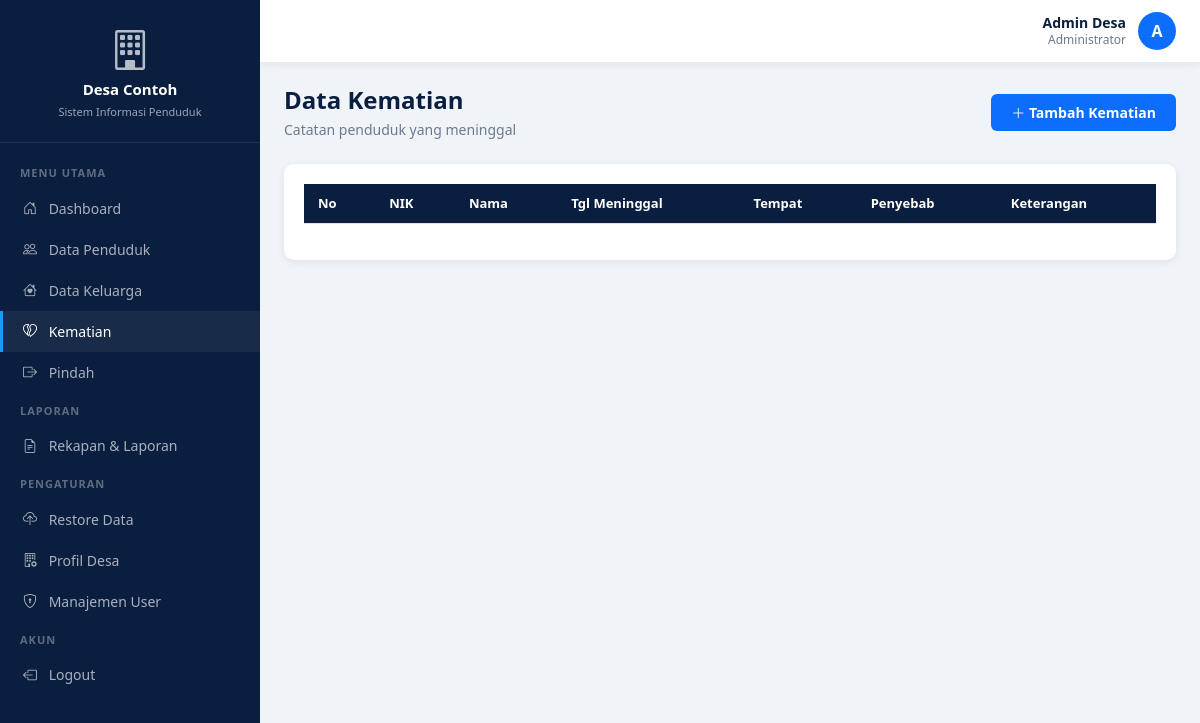
The page /admin/kematian/index.php (signed in) on the database as committed earlier.
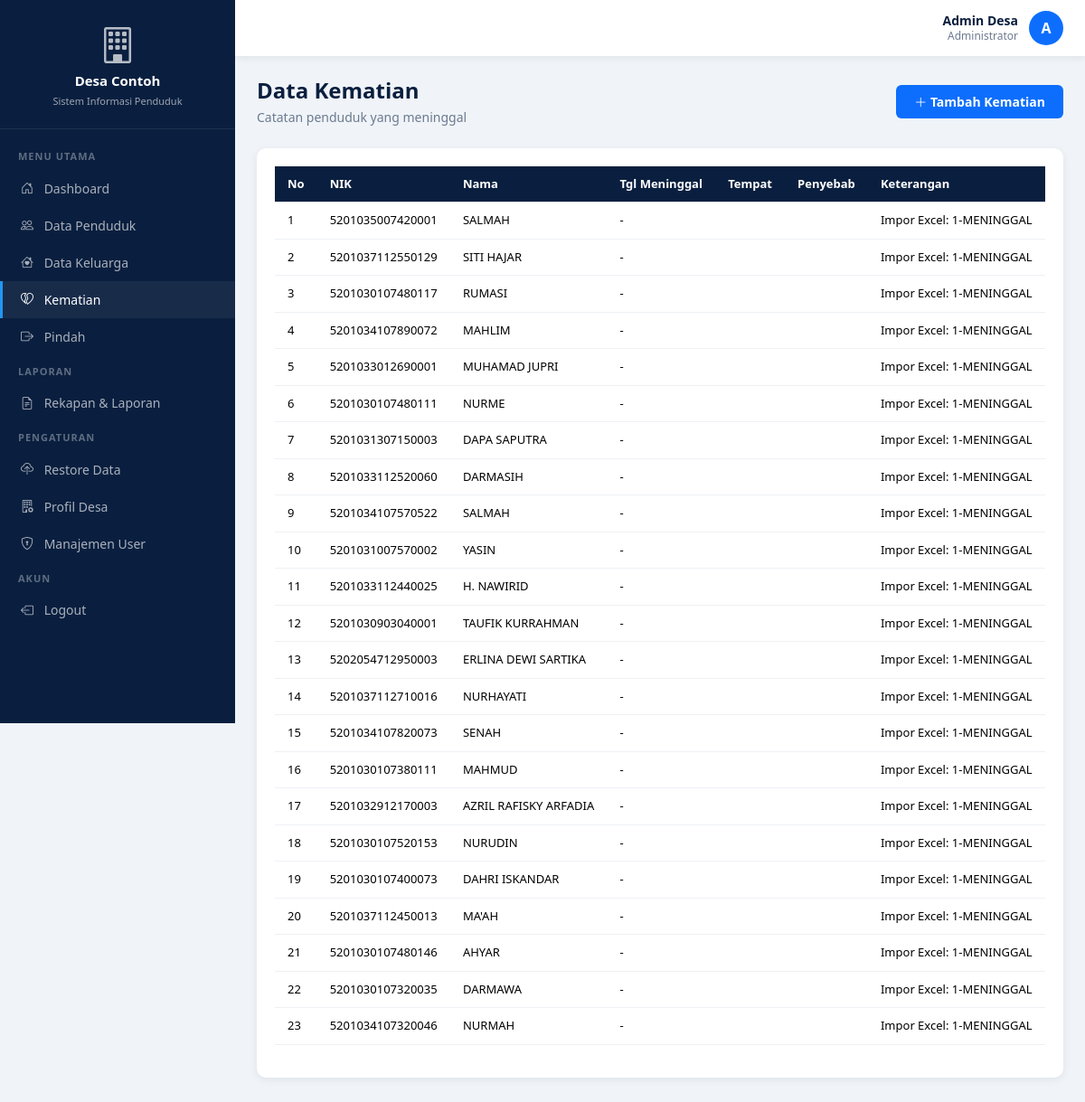
The same page on the database as committed later.
### tables this page shows
CREATE TABLE IF NOT EXISTS profil_desa (
    id INT AUTO_INCREMENT PRIMARY KEY,
    nama_desa VARCHAR(100) DEFAULT '',
    kecamatan VARCHAR(100) DEFAULT '',
    kabupaten VARCHAR(100) DEFAULT '',
    provinsi VARCHAR(100) DEFAULT '',
    alamat TEXT DEFAULT NULL,
    telepon VARCHAR(20) DEFAULT '',
    email VARCHAR(100) DEFAULT '',
    website VARCHAR(100) DEFAULT '',
    logo VARCHAR(255) DEFAULT NULL,
    visi TEXT DEFAULT NULL,
    misi TEXT DEFAULT NULL,
    sejarah TEXT DEFAULT NULL,
    updated_at DATETIME DEFAULT CURRENT_TIMESTAMP ON UPDATE CURRENT_TIMESTAMP
);

CREATE TABLE IF NOT EXISTS kematian (
    id INT AUTO_INCREMENT PRIMARY KEY,
    penduduk_id INT NOT NULL,
    tgl_meninggal DATE DEFAULT NULL,
    tempat_meninggal VARCHAR(100) DEFAULT '',
    penyebab VARCHAR(100) DEFAULT '',
    keterangan TEXT DEFAULT NULL,
    tgl_input DATETIME DEFAULT CURRENT_TIMESTAMP,
    FOREIGN KEY (penduduk_id) REFERENCES penduduk(id) ON DELETE CASCADE
);

CREATE TABLE IF NOT EXISTS penduduk (
    id INT AUTO_INCREMENT PRIMARY KEY,
    nik VARCHAR(16) UNIQUE NOT NULL,
    no_kk VARCHAR(16) DEFAULT NULL,
    hubungan_keluarga ENUM('KEPALA KELUARGA','SUAMI','ISTRI','ANAK','MENANTU','CUCU','ORANG TUA','MERTUA','FAMILI LAIN','LAINNYA') DEFAULT 'LAINNYA',
    nama VARCHAR(100) NOT NULL,
    tempat_lahir VARCHAR(50) DEFAULT '',
    tanggal_lahir DATE DEFAULT NULL,
    jenis_kelamin ENUM('L','P') DEFAULT 'L',
    alamat TEXT DEFAULT NULL,
    rt VARCHAR(3) DEFAULT '',
    rw VARCHAR(3) DEFAULT '',
    dusun VARCHAR(50) DEFAULT '',
    agama VARCHAR(20) DEFAULT '',
    status_perkawinan VARCHAR(20) DEFAULT '',
    pekerjaan VARCHAR(50) DEFAULT '',
    kewarganegaraan VARCHAR(10) DEFAULT 'WNI',
    status_hidup ENUM('hidup','meninggal','pindah') DEFAULT 'hidup',
    tgl_input DATETIME DEFAULT CURRENT_TIMESTAMP
);

### config/functions.php (called while the page is built, shortened)
<?php
require_once 'database.php';
require_once 'session.php';
function getProfilDesa() {
    global $pdo;
    $stmt = $pdo->query("SELECT * FROM profil_desa WHERE id = 1");
    return $stmt->fetch();
}
function formatTanggal($date) {
    if (!$date || $date == '0000-00-00') return '-';
    $months = ['', 'Januari', 'Februari', 'Maret', 'April', 'Mei', 'Juni', 'Juli', 'Agustus', 'September', 'Oktober', 'November', 'Desember'];
    $d = date_parse($date);
    return $d['day'] . ' ' . $months[$d['month']] . ' ' . $d['year'];
}

### config/session.php (called while the page is built, shortened)
<?php
function isLogin() {
    return isset($_SESSION['user_id']);
}
function isAdmin() {
    return isLogin() && $_SESSION['user_role'] === 'admin';
}

### admin/kematian/index.php (the view, shortened to what this page needs)
<?php
require_once '../../config/database.php';
require_once '../../config/functions.php';
$stmt = $pdo->query("SELECT k.*, p.nama, p.nik FROM kematian k JOIN penduduk p ON k.penduduk_id = p.id ORDER BY k.id DESC");
$kematian = $stmt->fetchAll();
?>
<!DOCTYPE html>
<html lang="id">
<head>
    <link href="https://cdn.jsdelivr.net/npm/bootstrap@5.3.3/dist/css/bootstrap.min.css" rel="stylesheet">
    <link rel="stylesheet" href="https://cdn.jsdelivr.net/npm/bootstrap-icons@1.11.3/font/bootstrap-icons.min.css">
    <link rel="stylesheet" href="https://cdn.datatables.net/1.13.6/css/dataTables.bootstrap5.min.css">
    <link rel="stylesheet" href="../../assets/css/style.css">
</head>
<body>
    <?php include '../layout/sidebar.php'; ?>
    <div class="main-content">
        <?php include '../layout/topbar.php'; ?>
        <div class="content-wrapper">
            <div class="page-header d-flex justify-content-between align-items-center">
                <div>
                    <h4>Data Kematian</h4>
                    <p>Catatan penduduk yang meninggal</p>
                </div>
                <a href="tambah.php" class="btn btn-primary"><i class="bi bi-plus-lg"></i> Tambah Kematian</a>
            </div>
            <div class="card">
                <div class="card-body">
                    <div class="table-responsive">
                        <table class="table table-custom table-datatable">
                            <thead>
                                <tr>
                                    <th>No</th>
                                    <th>NIK</th>
                                    <th>Nama</th>
                                    <th>Tgl Meninggal</th>
                                    <th>Tempat</th>
                                    <th>Penyebab</th>
                                    <th>Keterangan</th>
                                </tr>
                            </thead>
                            <tbody>
                                <?php $no = 1; foreach ($kematian as $k): ?>
                                <tr>
                                    <td><?= $no++ ?></td>
                                    <td><?= htmlspecialchars($k['nik']) ?></td>
                                    <td><?= htmlspecialchars($k['nama']) ?></td>
                                    <td><?= formatTanggal($k['tgl_meninggal']) ?></td>
                                    <td><?= htmlspecialchars($k['tempat_meninggal']) ?></td>
                                    <td><?= htmlspecialchars($k['penyebab']) ?></td>
                                    <td><?= htmlspecialchars($k['keterangan']) ?></td>
                                </tr>
                                <?php endforeach; ?>
                            </tbody>
                        </table>
                    </div>
                </div>
            </div>
        </div>
    </div>
</body>
</html>

### admin/layout/sidebar.php (shortened to what this page needs)
<?php
$profil = getProfilDesa();
$isAdmin = isAdmin();
?>
<div class="sidebar">
    <div class="sidebar-brand">
        <?php if ($profil['logo'] && file_exists($profil['logo'])): ?>
            <img src="../../<?= htmlspecialchars($profil['logo']) ?>" alt="Logo">
        <?php else: ?>
            <i class="bi bi-building" style="font-size: 40px; opacity: 0.7;"></i>
        <?php endif; ?>
        <h6><?= htmlspecialchars($profil['nama_desa']) ?></h6>
        <small>Sistem Informasi Penduduk</small>
    </div>
    <div class="sidebar-menu">
        <div class="menu-label">Menu Utama</div>
        <a href="../../index.php" class="nav-item <?= basename($_SERVER['PHP_SELF']) == 'index.php' && basename(dirname($_SERVER['PHP_SELF'])) == '' ? 'active' : '' ?>"><i class="bi bi-house-door"></i> Dashboard</a>
        <?php if ($isAdmin): ?>
        <a href="../penduduk/index.php" class="nav-item <?= strpos($_SERVER['PHP_SELF'], 'penduduk') !== false ? 'active' : '' ?>"><i class="bi bi-people"></i> Data Penduduk</a>
        <a href="../keluarga/index.php" class="nav-item <?= strpos($_SERVER['PHP_SELF'], 'keluarga') !== false ? 'active' : '' ?>"><i class="bi bi-house-heart"></i> Data Keluarga</a>
        <a href="../kematian/index.php" class="nav-item <?= strpos($_SERVER['PHP_SELF'], 'kematian') !== false ? 'active' : '' ?>"><i class="bi bi-heartbreak"></i> Kematian</a>
        <a href="../pindah/index.php" class="nav-item <?= strpos($_SERVER['PHP_SELF'], 'pindah') !== false ? 'active' : '' ?>"><i class="bi bi-box-arrow-right"></i> Pindah</a>
        <div class="menu-label">Laporan</div>
        <a href="../laporan/index.php" class="nav-item <?= strpos($_SERVER['PHP_SELF'], 'laporan') !== false ? 'active' : '' ?>"><i class="bi bi-file-earmark-text"></i> Rekapan & Laporan</a>
        <div class="menu-label">Pengaturan</div>
        <a href="../restore/index.php" class="nav-item <?= strpos($_SERVER['PHP_SELF'], 'restore') !== false ? 'active' : '' ?>"><i class="bi bi-cloud-upload"></i> Restore Data</a>
        <a href="../profil/index.php" class="nav-item <?= strpos($_SERVER['PHP_SELF'], 'profil') !== false ? 'active' : '' ?>"><i class="bi bi-building-gear"></i> Profil Desa</a>
        <a href="../users/index.php" class="nav-item <?= strpos($_SERVER['PHP_SELF'], 'users') !== false ? 'active' : '' ?>"><i class="bi bi-shield-lock"></i> Manajemen User</a>
        <?php endif; ?>
        <div class="menu-label">Akun</div>
        <a href="../../logout.php" class="nav-item"><i class="bi bi-box-arrow-left"></i> Logout</a>
    </div>
</div>

### admin/layout/topbar.php (shortened to what this page needs)
<?php
$username = $_SESSION['user_nama'];
$inisial = strtoupper(substr($username, 0, 1));
$isAdmin = isAdmin();
?>
<div class="topbar">
    <div class="user-info">
        <div class="user-detail text-end">
            <div class="name"><?= htmlspecialchars($username) ?></div>
            <div class="role"><?= $isAdmin ? 'Administrator' : 'Penduduk' ?></div>
        </div>
        <div class="avatar"><?= $inisial ?></div>
    </div>
</div>

### assets/css/style.css (style rules this page uses)
:root { --navy: #0A1F3F; --navy-dark: #07152E; --navy-light: #0D2B4E; --blue-primary: #0D6EFD; --blue-light: #2196F3; --blue-lighter: #E8F4FD; --bg-light: #F0F4F8; --text-dark: #0A1F3F; --text-muted: #6B7A8F; --white: #FFFFFF; --shadow: 0 2px 8px rgba(10, 31, 63, 0.08); --shadow-lg: 0 4px 16px rgba(10, 31, 63, 0.12); --radius: 10px; --radius-sm: 6px; --sidebar-width: 260px; }
* { margin: 0; padding: 0; box-sizing: border-box; }
body { font-family: 'Segoe UI', Tahoma, Geneva, Verdana, sans-serif; background: var(--bg-light); color: var(--text-dark); min-height: 100vh; overflow-x: hidden; }
.sidebar { position: fixed; top: 0; left: 0; width: var(--sidebar-width); height: 100vh; background: var(--navy); color: var(--white); overflow-y: auto; z-index: 1000; transition: left 0.3s ease; }
.sidebar-brand { padding: 20px; text-align: center; border-bottom: 1px solid rgba(255,255,255,0.08); }
.sidebar-brand h6 { font-weight: 700; color: var(--white); margin: 0; font-size: 15px; }
.sidebar-brand small { color: rgba(255,255,255,0.6); font-size: 11px; }
.sidebar-menu { padding: 12px 0; }
.sidebar-menu .menu-label { padding: 10px 20px 6px; font-size: 11px; text-transform: uppercase; letter-spacing: 1px; color: rgba(255,255,255,0.35); font-weight: 600; }
.sidebar-menu .nav-item { display: block; padding: 10px 20px; color: rgba(255,255,255,0.65); text-decoration: none; font-size: 14px; transition: all 0.2s; border-left: 3px solid transparent; }
.sidebar-menu .nav-item:hover, .sidebar-menu .nav-item.active { color: var(--white); background: rgba(255,255,255,0.06); border-left-color: var(--blue-light); }
.sidebar-menu .nav-item i { width: 22px; margin-right: 8px; text-align: center; }
.main-content { margin-left: var(--sidebar-width); width: calc(100% - var(--sidebar-width)); min-height: 100vh; transition: margin-left 0.3s ease; }
.topbar { background: var(--white); padding: 12px 24px; box-shadow: var(--shadow); display: flex; align-items: center; justify-content: space-between; position: sticky; top: 0; z-index: 999; }
.topbar .user-info { display: flex; align-items: center; gap: 12px; }
.topbar .user-info .avatar { width: 38px; height: 38px; border-radius: 50%; background: var(--blue-primary); color: var(--white); display: flex; align-items: center; justify-content: center; font-weight: 700; font-size: 16px; }
.topbar .user-info .user-detail { line-height: 1.3; }
.topbar .user-info .user-detail .name { font-weight: 600; font-size: 14px; }
.topbar .user-info .user-detail .role { font-size: 12px; color: var(--text-muted); }
.content-wrapper { padding: 24px; width: 100%; max-width: 100%; overflow-x: hidden; }
.page-header { margin-bottom: 24px; }
.page-header h4 { font-weight: 700; color: var(--navy); margin: 0; }
.page-header p { color: var(--text-muted); font-size: 14px; margin: 4px 0 0; }
.card { border: none; border-radius: var(--radius); box-shadow: var(--shadow); margin-bottom: 20px; background: var(--white); }
.card-body { padding: 20px; }
.table-custom { width: 100%; border-collapse: collapse; }
.table-responsive { width: 100%; }
.table-custom thead th { background: var(--navy); color: var(--white); padding: 10px 14px; font-size: 13px; font-weight: 600; white-space: nowrap; }
.table-custom tbody td { padding: 10px 14px; font-size: 13px; border-bottom: 1px solid #eef1f5; vertical-align: middle; }
.btn { padding: 8px 20px; border-radius: var(--radius-sm); font-weight: 600; font-size: 14px; transition: all 0.2s; border: none; }
.btn-primary { background: var(--blue-primary); color: var(--white); }

Rows that differ between the two databases and show on the page:
added kematian: penduduk.nik "5201035007420001", penduduk.nama "SALMAH", tgl_meninggal "-", keterangan "Impor Excel: 1-MENINGGAL"
added kematian: penduduk.nik "5201037112550129", penduduk.nama "SITI HAJAR", tgl_meninggal "-", keterangan "Impor Excel: 1-MENINGGAL"
added kematian: penduduk.nik "5201030107480117", penduduk.nama "RUMASI", tgl_meninggal "-", keterangan "Impor Excel: 1-MENINGGAL"
added kematian: penduduk.nik "5201034107890072", penduduk.nama "MAHLIM", tgl_meninggal "-", keterangan "Impor Excel: 1-MENINGGAL"
added kematian: penduduk.nik "5201033012690001", penduduk.nama "MUHAMAD JUPRI", tgl_meninggal "-", keterangan "Impor Excel: 1-MENINGGAL"
added kematian: penduduk.nik "5201030107480111", penduduk.nama "NURME", tgl_meninggal "-", keterangan "Impor Excel: 1-MENINGGAL"
added kematian: penduduk.nik "5201031307150003", penduduk.nama "DAPA SAPUTRA", tgl_meninggal "-", keterangan "Impor Excel: 1-MENINGGAL"
added kematian: penduduk.nik "5201033112520060", penduduk.nama "DARMASIH", tgl_meninggal "-", keterangan "Impor Excel: 1-MENINGGAL"
added kematian: penduduk.nik "5201034107570522", penduduk.nama "SALMAH", tgl_meninggal "-", keterangan "Impor Excel: 1-MENINGGAL"
added kematian: penduduk.nik "5201031007570002", penduduk.nama "YASIN", tgl_meninggal "-", keterangan "Impor Excel: 1-MENINGGAL"
added kematian: penduduk.nik "5201033112440025", penduduk.nama "H. NAWIRID", tgl_meninggal "-", keterangan "Impor Excel: 1-MENINGGAL"
added kematian: penduduk.nik "5201030903040001", penduduk.nama "TAUFIK KURRAHMAN", tgl_meninggal "-", keterangan "Impor Excel: 1-MENINGGAL"
added kematian: penduduk.nik "5202054712950003", penduduk.nama "ERLINA DEWI SARTIKA", tgl_meninggal "-", keterangan "Impor Excel: 1-MENINGGAL"
added kematian: penduduk.nik "5201037112710016", penduduk.nama "NURHAYATI", tgl_meninggal "-", keterangan "Impor Excel: 1-MENINGGAL"
added kematian: penduduk.nik "5201034107820073", penduduk.nama "SENAH", tgl_meninggal "-", keterangan "Impor Excel: 1-MENINGGAL"
added kematian: penduduk.nik "5201030107380111", penduduk.nama "MAHMUD", tgl_meninggal "-", keterangan "Impor Excel: 1-MENINGGAL"
added kematian: penduduk.nik "5201032912170003", penduduk.nama "AZRIL RAFISKY ARFADIA", tgl_meninggal "-", keterangan "Impor Excel: 1-MENINGGAL"
added kematian: penduduk.nik "5201030107520153", penduduk.nama "NURUDIN", tgl_meninggal "-", keterangan "Impor Excel: 1-MENINGGAL"
added kematian: penduduk.nik "5201030107400073", penduduk.nama "DAHRI ISKANDAR", tgl_meninggal "-", keterangan "Impor Excel: 1-MENINGGAL"
added kematian: penduduk.nik "5201037112450013", penduduk.nama "MA'AH", tgl_meninggal "-", keterangan "Impor Excel: 1-MENINGGAL"
added kematian: penduduk.nik "5201030107480146", penduduk.nama "AHYAR", tgl_meninggal "-", keterangan "Impor Excel: 1-MENINGGAL"
added kematian: penduduk.nik "5201030107320035", penduduk.nama "DARMAWA", tgl_meninggal "-", keterangan "Impor Excel: 1-MENINGGAL"
added kematian: penduduk.nik "5201034107320046", penduduk.nama "NURMAH", tgl_meninggal "-", keterangan "Impor Excel: 1-MENINGGAL"
